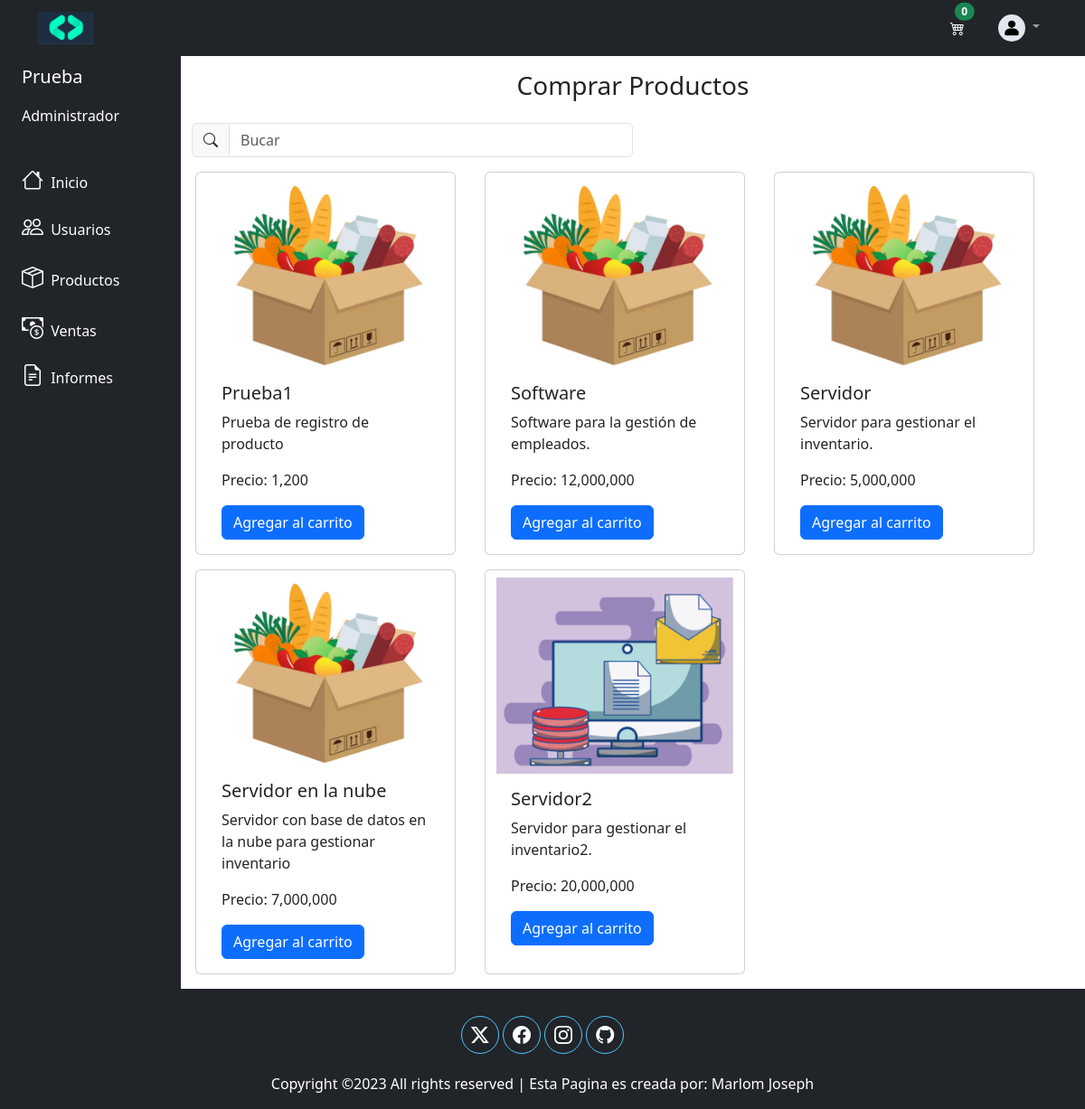
Screenshot of /view/productos/comprarProductos.php (signed in) with the database file from the repository.
### tables this page shows
CREATE TABLE `productos` (
  `id` int(11) NOT NULL,
  `nombre` varchar(150) DEFAULT NULL,
  `descripcion` varchar(250) DEFAULT NULL,
  `cantidad` int(11) DEFAULT NULL,
  `clase` int(11) DEFAULT NULL,
  `precio` float DEFAULT NULL,
  `estado` varchar(10) DEFAULT NULL,
  `fecha_creacion` date DEFAULT NULL,
  `id_usuario` int(11) DEFAULT NULL,
  `imagen` varchar(120) DEFAULT ''
);

### config/db.php (called while the page is built)
<?php
class db {
    private $host = "localhost";
    private $dbname = "crm_db";
    private $user = "root";
    private $password = "";
    public function conexion() {
        try {
            $PDO = new PDO("mysql:host=".$this->host.";port=3306;dbname=".$this->dbname,$this->user,$this->password);
            return $PDO;
        } catch (PDOException $e) {
            echo "<script>alert('Error conectando la base de datos')</script>";
            return $e->getMessage();
        }
    }
}

### controlador/carritoController.php (called while the page is built, shortened)
<?php
class carritoController
{
    private $model;
    public function __construct()
    {
        require_once('C:\xampp\htdocs\www\PHP_MySQL\modelo\carritoModel.php');
        $this->model = new carritoModel();
    }
    public function cantidadCarrito($idSession)
    {
        return ($this->model->cantidadCarrito($idSession)) ? $this->model->cantidadCarrito($idSession) : false;
    }
}

### modelo/carritoModel.php (called while the page is built, shortened)
<?php
class carritoModel
{
    private $PDO;
    public function __construct()
    {
        require_once('C:\xampp\htdocs\www\PHP_MySQL\config\db.php');
        $con = new db();
        $this->PDO = $con->conexion();
    }
    public function cantidadCarrito($idSession)
    {
        $sql = $this->PDO->prepare(" SELECT count(*) as Cantidad FROM carrito_usuario WHERE id_SessionUsuario = :idSession AND comprado = 'NO' ORDER BY id_CarritoUsuario ");
        $sql->bindParam(":idSession", $idSession);
        return ($sql->execute()) ? $sql->fetchObject() : false;
    }
}

### controlador/productoController.php (called while the page is built, shortened)
<?php
class productoController
{
    private $model;
    public function __construct()
    {
        require_once('C:\xampp\htdocs\www\PHP_MySQL\modelo\productoModel.php');
        $this->model = new productoModel();
    }
    public function listarProductos()
    {
        return ($this->model->listarProductos()) ? $this->model->listarProductos() : false;
    }
}

### modelo/productoModel.php (called while the page is built, shortened)
<?php
class productoModel
{
    private $PDO;
    public function __construct()
    {
        require_once('C:\xampp\htdocs\www\PHP_MySQL\config\db.php');
        $con = new db();
        $this->PDO = $con->conexion();
    }
    public function listarProductos()
    {
        $sql = $this->PDO->prepare(" SELECT p.*, cp.nombre as clase_p FROM productos p, clase_producto cp WHERE p.clase = cp.id ORDER BY p.id ");
        return ($sql->execute()) ? $sql->fetchAll(PDO::FETCH_OBJ) : false;
    }
}

### view/productos/comprarProductos.php (the view, shortened to what this page needs)
<?php
require_once('./../head/navbar.php');
require_once('./../../controlador/productoController.php');
$respuesta = new productoController();
$res = $respuesta->listarProductos();
?>
<div class="container-fluid">
    <div class="row flex-nowrap">
        <?php if ($_SESSION['tipo_usuario'] == 'Administrador' || $_SESSION['tipo_usuario'] == 'Usuario') {
            require_once('./../head/menuLateral.php');
        } else {
            require_once('./../head/menuCliente.php');
        }
        ?>
        <div class="col py-3">
            <h3 class="text-center mb-4">Comprar Productos</h3>
            <div class="d-flex justify-content-between">
                <div class="input-group w-50 h-50">
                    <span class="input-group-text"><i class="bi bi-search"></i></i></span>
                    <input type="text" class="form-control" placeholder="Bucar" name="buscar" id="search" onkeyup="buscarTabla()">
                </div>
            </div>
            <div class="row">
                <?php foreach ($res as $producto) : ?>
                    <div class="card mt-3 mx-3" style="width: 18rem;">
                        <?php
                        $imagenProducto = $producto->imagen;
                        if (empty($imagenProducto)) {
                            $imagenProducto = 'ProductoBase.png';
                        }
                        ?>
                        <img src="../../public/imagenes/productos/<?php echo $imagenProducto ?>" class="card-img-top pt-2" alt="producto">
                        <form action="./aCarrito.php" method="POST">
                            <div class="card-body">
                                <h5 class="card-title"><?php echo $producto->nombre ?></h5>
                                <p class="card-text"><?php echo $producto->descripcion ?></p>
                                <p class="card-text">Precio: <?php echo number_format($producto->precio, 0) ?></p>
                                <button type="submit" class="btn btn-primary mx-auto">Agregar al carrito</button>
                            </div>
                        </form>
                    </div>
                <?php endforeach; ?>
            </div>
        </div>
    </div>
</div>
<?php
require_once('./../head/footer.php')
?>

### view/head/navbar.php (shortened to what this page needs)
<?php
require_once('C:\xampp\htdocs\www\PHP_MySQL\controlador\carritoController.php');
$res = new carritoController();
$resCarrito = $res->cantidadCarrito(session_id());
$cantidad = $resCarrito->Cantidad;
?>
<!DOCTYPE html>
<html lang="es">
<head>
  <link href="https://cdn.jsdelivr.net/npm/bootstrap@5.3.2/dist/css/bootstrap.min.css" rel="stylesheet">
  <link rel="stylesheet" href="https://cdn.jsdelivr.net/npm/bootstrap-icons@1.11.1/font/bootstrap-icons.css">
  <link rel="stylesheet" href="\www\PHP_MySQL\public\css\estilos.css">
</head>
<body>
  <nav class="navbar navbar-expand-lg navbar-dark bg-dark static-top">
    <div class="container">
      <a class="navbar-brand" href="/www/PHP_MYSQL/view/inicio.php">
        <img src="/www/PHP_MYSQL/public/imagenes/LogoCodigo.jpg" alt="Logo" height="36">
      </a>
      <div class="collapse navbar-collapse" id="navbarSupportedContent">
        <ul class="navbar-nav ms-auto">
          <li class="nav-item">
            <a href="/www/PHP_MYSQL/view/productos/carrito.php" class="btn btn-dark position-relative mx-3 mt-1">
              <i class="bi bi-cart4"></i>
              <span class="position-absolute top-0 start-98 translate-middle badge rounded-pill bg-success" id="catidadCarrito">
                <?php echo $cantidad ?>
              </span>
            </a>
          </li>
          <li class="nav-item dropdown">
            <a class="nav-link dropdown-toggle" href="#" id="navbarDropdown" role="button" data-bs-toggle="dropdown" aria-expanded="false">
              <img src="/www/PHP_MYSQL/public/imagenes/perfiles/<?php echo $_SESSION['imagen_perfil'] ?>" alt="perfil" width="30" height="30" class="rounded-circle">
            </a>
          </li>
        </ul>
      </div>
    </div>
  </nav>

### view/head/menuLateral.php (shortened to what this page needs)
<div class="col-auto col-md-3 col-xl-2 px-sm-2 px-0 bg-dark">
  <div class="d-flex flex-column align-items-center align-items-sm-start px-3 pt-2 text-white min-vh-100">
    <a href="/" class="d-flex align-items-center pb-3 mb-md-0 me-md-auto text-white text-decoration-none">
      <span class="fs-5 d-none d-sm-inline"><?php echo $_SESSION['nombre'] ?></span>
    </a>
    <span class="fs-9 d-none d-sm-inline"><?php echo $_SESSION['tipo_usuario'] ?></span>
    <ul class="nav nav-pills flex-column mb-sm-auto mb-0 align-items-center align-items-sm-start" id="menu">
      <li class="nav-item">
        <a href="/www/PHP_MYSQL/view/inicio.php" class="nav-link align-middle px-0">
          <i class="fs-4 bi-house text-white"></i> <span class="ms-1 d-none d-sm-inline text-white">Inicio</span>
        </a>
      </li>
      <?php if ($_SESSION['tipo_usuario'] == 'Usuario' || $_SESSION['tipo_usuario'] == 'Administrador') { ?>
        <li class="mb-1">
          <button class="nav-link px-0 align-middle rounded collapsed" data-bs-toggle="collapse" data-bs-target="#usuarios-collapse" aria-expanded="false">
            <i class="fs-4 bi-people text-white"></i> <span class="ms-1 d-none d-sm-inline text-white">Usuarios</span>
          </button>
        </li>
      <?php }
      if ($_SESSION['tipo_usuario'] == 'Usuario' || $_SESSION['tipo_usuario'] == 'Administrador') {
      ?>
        <li class="mb-1">
          <button class="nav-link px-0 align-middle rounded collapsed" data-bs-toggle="collapse" data-bs-target="#productos-collapse" aria-expanded="false">
            <i class="fs-4 bi-box-seam text-white"></i> <span class="ms-1 d-none d-sm-inline text-white">Productos</span>
          </button>
        </li>
      <?php }
      if ($_SESSION['tipo_usuario'] == 'Usuario' || $_SESSION['tipo_usuario'] == 'Administrador') {
      ?>
        <li class="nav-item">
          <a href="/www/PHP_MYSQL/view/ventas/ventas.php" class="nav-link align-middle px-0">
            <i class="fs-4 bi-cash-coin text-white"></i> <span class="ms-1 d-none d-sm-inline text-white">Ventas</span>
          </a>
        </li>
        <li class="mb-1">
          <button class="nav-link px-0 align-middle rounded collapsed" data-bs-toggle="collapse" data-bs-target="#informes-collapse" aria-expanded="false">
            <i class="fs-4 bi-file-earmark-text text-white"></i> <span class="ms-1 d-none d-sm-inline text-white">Informes</span>
          </button>
        </li>
      <?php } ?>
    </ul>
  </div>
</div>

### view/head/footer.php (shortened to what this page needs)
<footer class="bg-dark">
    <div class="container-fluid footer">
        <div class="redes">
            <a href="#"><i class="bi bi-twitter-x"></i></i></a>
            <a href="#"><i class="bi bi-facebook"></i></a>
            <a href="#"><i class="bi bi-instagram"></i></a>
            <a href="#"><i class="bi bi-github"></i></i></a>
        </div>
        <div class="row mt-3">
            <div class="col-md-12 text-center">
                <p class="copyright">
                    Copyright &copy; All rights reserved | Esta Pagina es creada por:
                    <span class="nombres">Marlom Joseph</span>
                </p>
            </div>
        </div>
    </div>
</footer>
</body>
</html>

### public/css/estilos.css (style rules this page uses)
.footer { color: #fff; text-align: center; position: relative; width: 100%; }
.footer .redes { margin-bottom: 10px; }
.footer .redes a { color: #fff; display: inline-block; text-decoration: none; border: 1px solid #4fc3f7; border-radius: 100%; width: 42px; height: 42px; line-height: 42px; margin: 30px 0 5px 0; font-size: 20px; transition: .3s; }

### rows the page displays
productos: nombre "Prueba1", descripcion "Prueba de registro de producto", precio "1,200"
productos: nombre "Software", descripcion "Software para la gestión de empleados.", precio "12,000,000"
productos: nombre "Servidor", descripcion "Servidor para gestionar el inventario.", precio "5,000,000"
productos: nombre "Servidor en la nube", descripcion "Servidor con base de datos en la nube para gestionar inventario", precio "7,000,000"
productos: imagen (picture), nombre "Servidor2", descripcion "Servidor para gestionar el inventario2.", precio "20,000,000"

### other values shown
$cantidad "0"
$_SESSION['nombre'] "Prueba"
$_SESSION['tipo_usuario'] "Administrador"
